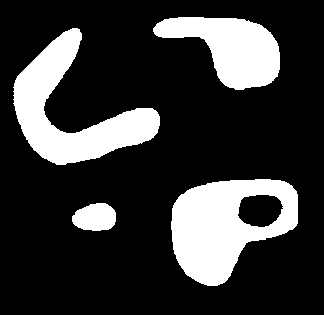
#> input picture PDI/materiales/operaciones_morfologicas/Mask.png, 324 x 315 px
$ python Marcador.py
#> lines starting #> are read from the running program, lines starting #| are printed output that depends on the picture; after the words box and inside, x2 and y2 are one past the last pixel; in counts of white or black regions, pixels touching at a corner belong together
# -*- coding: utf-8 -*-
"""
Created on Thu Jun  6 12:15:40 2024

@author: jvazquez
"""

import numpy as np
import cv2

def generate_marker(mask, structuring_element_size):
    """
    Genera la imagen del marcador aplicando una erosión binaria a la imagen de la máscara.

    :param mask: Imagen binaria que sirve como máscara.
    :param structuring_element_size: Tamaño del elemento estructurante para la erosión.
    :return: Imagen del marcador.
    """
    # Crear el elemento estructurante
    structuring_element = np.ones((structuring_element_size, structuring_element_size), np.uint8)

    # Aplicar una erosión binaria a la imagen de la máscara
    marker = cv2.erode(mask, structuring_element, iterations=1)

    return marker

# Leer la imagen de la máscara en escala de grises
mask = cv2.imread('Mask.png', 0)
#> mask: shape (315, 324); 21.6% white; 4 white regions, box (x1, y1, x2, y2) and area: (171, 179, 298, 286) 8230, (13, 28, 160, 165) 7637, (153, 17, 280, 90) 5255, (72, 203, 116, 231) 973

# Convertir la imagen a binaria
_, mask_bin = cv2.threshold(mask, 127, 255, cv2.THRESH_BINARY)

# Generar la imagen del marcador aplicando erosión con un elemento estructurante grande
structuring_element_size = 11  # Ajusta este tamaño según sea necesario
marker = generate_marker(mask_bin, structuring_element_size)
#> in generate_marker, `marker = cv2.erode(mask, structuring_element, iterations=1)`:
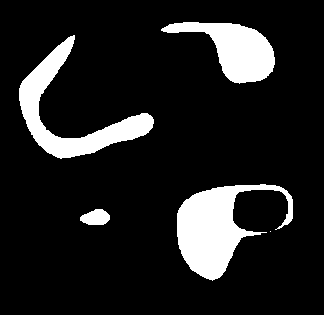
#> marker: shape (315, 324); 12.8% white; 5 white regions (1 under 20 px), largest, box (x1, y1, x2, y2) and area: (177, 184, 293, 281) 5119, (19, 35, 154, 159) 4279, (161, 22, 275, 84) 3355, (80, 209, 110, 225) 359

# Guardar y mostrar las imágenes
cv2.imwrite('Marker_generated.png', marker)

cv2.imshow('Máscara', mask_bin)
cv2.imshow('Marcador', marker)
cv2.waitKey(0)
cv2.destroyAllWindows()
